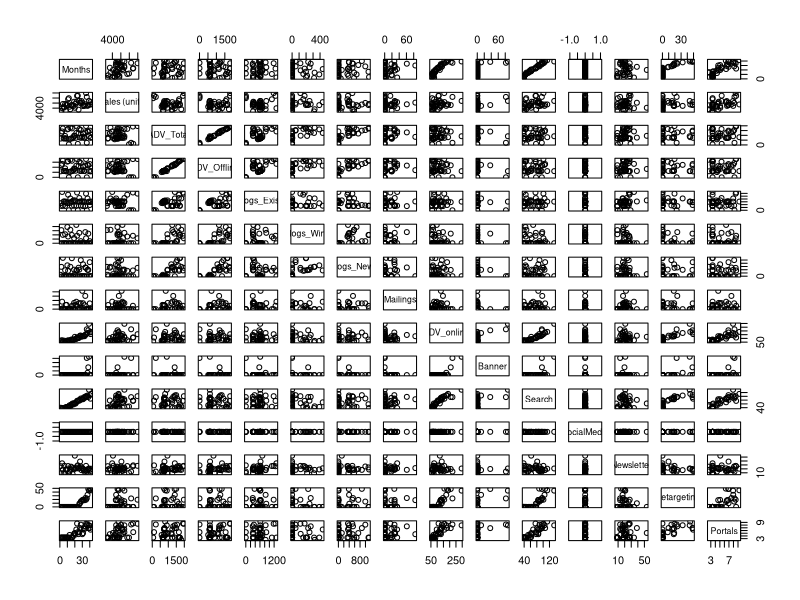
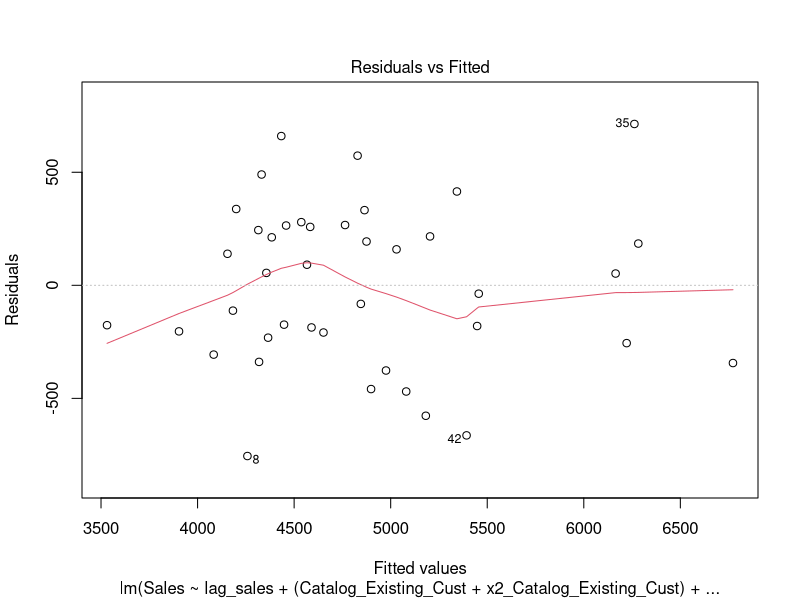
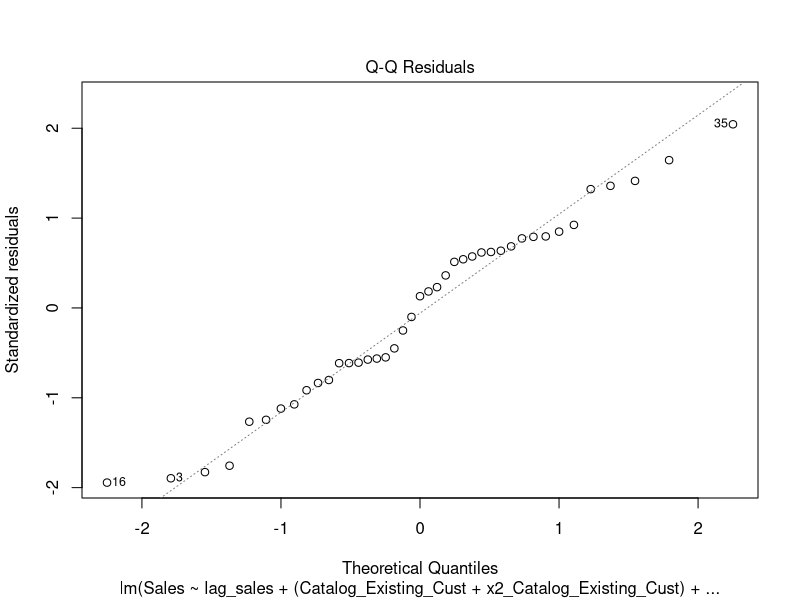
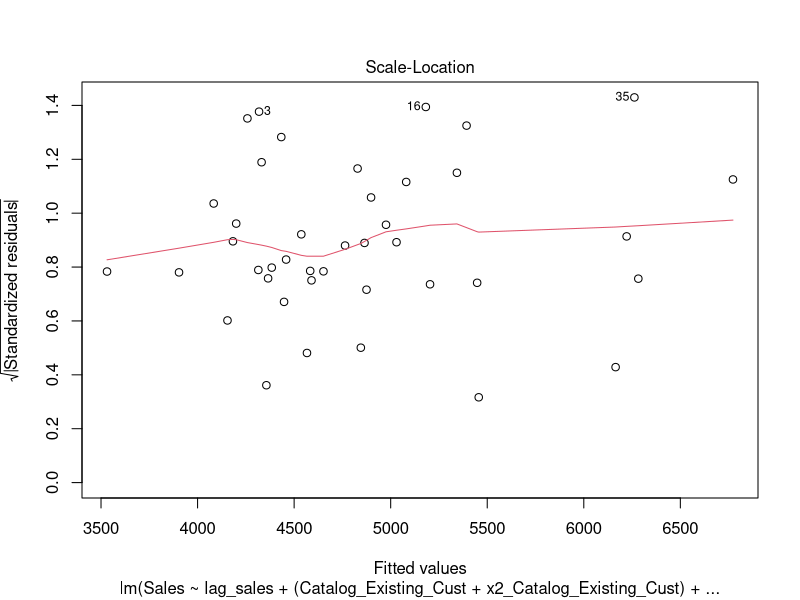
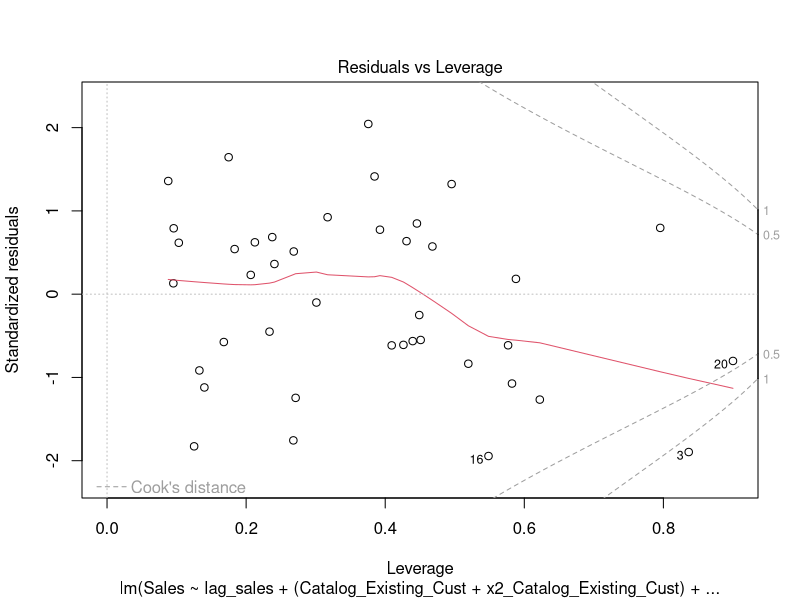
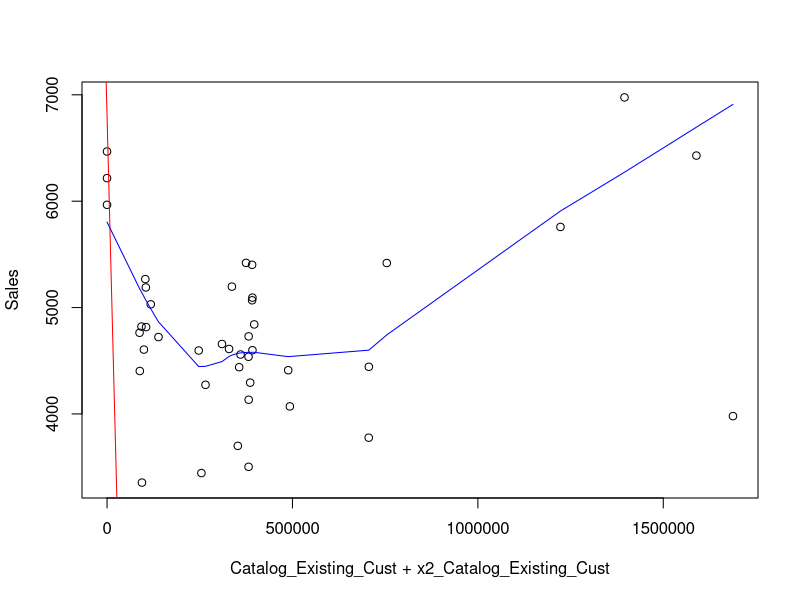

Here is the R script that generated these plots, in order:
library(dplyr)

rm(list=ls())
library(readxl)
library(Hmisc) 
options(scipen=999)
#load data
multdata <- read_excel("Multimedia.xlsx")

plot(multdata)

#obtain summary stats for the data
summary(multdata)
colnames(multdata)

#Generate the Variables of interest
Sales<-multdata$`Sales (units)`
Lag_Sales<-Lag(Sales,shift=1) #creating the lag of sales value
Catalogs_ExistCust<-multdata$`Catalogs_ExistCust`
Catalogs_Winback<-multdata$`Catalogs_Winback`
Catalogs_NewCust<-multdata$`Catalogs_NewCust`
Mailings<-multdata$`Mailings`
Banner<-multdata$`Banner`
Search<-multdata$`Search`
SocialMedia<-multdata$`SocialMedia`
Newsletter<-multdata$`Newsletter`
Retargeting<-multdata$`Retargeting`
Portals<-multdata$`Portals`
ADV_Total <- multdata$`ADV_Total`
ADV_Offline <- multdata$`ADV_Offline`
ADV_Offline <- multdata$`Catalogs_Winback`

Sq_Catalogs_ExistCust=sqrt(Catalogs_ExistCust)
Sq_Catalogs_Winback=sqrt(Catalogs_Winback)
Sq_Catalogs_NewCust=sqrt(Catalogs_NewCust)
Sq_Mailings=sqrt(Mailings)
Sq_Banner=sqrt(Banner)
Sq_Search=sqrt(Search)
Sq_SocialMedia=sqrt(SocialMedia)
Sq_Newsletter=sqrt(Newsletter)
Sq_Retargeting=sqrt(Retargeting)
Sq_Portals=sqrt(Portals)
Sq_ADV_Total <- sqrt(ADV_Total)
Sq_ADV_Offline <- sqrt(ADV_Offline)
Sq_ADV_Offline <- sqrt(Catalogs_Winback)

Log_Sales<-log(multdata$`Sales (units)`)
Lag_Log_Sales<-Lag(Log_Sales,shift=1) #creating the lag of sales value

#Diminishing Returns
Log_Catalogs_ExistCust=log(Catalogs_ExistCust+1)
Log_Catalogs_Winback=log(Catalogs_Winback+1)
Log_Catalogs_NewCust=log(Catalogs_NewCust+1)
Log_Mailings=log(Mailings+1)
Log_Banner=log(Banner+1)
Log_Search=log(Search+1)
Log_SocialMedia=log(SocialMedia+1)
Log_Newsletter=log(Newsletter+1)
Log_Retargeting=log(Retargeting+1)
Log_Portals=log(Portals+1)
Log_ADV_Total <- log(ADV_Total)
Log_ADV_Offline <- log(ADV_Offline)
Log_ADV_Offline <- sqrt(Catalogs_Winback)

Sales<-multdata$`Sales (units)`
lag_sales<-Lag(Sales,shift=1) #creating the lag of sales value
Catalog_Existing_Cust <-multdata$Catalogs_ExistCust
Catalogs_Winback <-  multdata$Catalogs_Winback
Catalogs_NewCust <-multdata$Catalogs_NewCust
Portals <- multdata$Portals
search <- multdata$Search
Newsletter <- multdata$Newsletter

#Diminishing Returns
sq_Catalog_Existing_Cust=sqrt(Catalog_Existing_Cust)
sq_Catalogs_Winback=sqrt(Catalogs_Winback)
sq_Catalogs_NewCust=sqrt(Catalogs_NewCust)
sq_Portals=sqrt(Portals)
sq_search=sqrt(search)
sq_newsletter = sqrt(Newsletter)

#Quadratic Functions
x2_lag_sales<-lag_sales^2
x2_Catalog_Existing_Cust <- Catalog_Existing_Cust^2
x2_Catalogs_Winback <-  Catalogs_Winback^2
x2_Catalogs_NewCust <- Catalogs_NewCust^2
x2_Portals <- Portals^2
x2_search <- search^2
x2_Newsletter <- Newsletter^2

x3_Catalogs_NewCust = Catalogs_NewCust^3

######## MIXED MODEL ###########
mix_model = lm(Sales~lag_sales+(Catalog_Existing_Cust+x2_Catalog_Existing_Cust)+(Catalogs_Winback+x2_Catalogs_Winback)
               +(Catalogs_NewCust+x2_Catalogs_NewCust)+Portals+(Newsletter+x2_Newsletter)+
                 (Catalogs_Winback*Newsletter)+(Catalog_Existing_Cust*Portals)+(Catalog_Existing_Cust*Catalogs_Winback)
               +(Catalogs_Winback*Portals))
summary(mix_model)
AIC(mix_model)
BIC(mix_model)


plot(mix_model)
plot(x = Catalog_Existing_Cust+x2_Catalog_Existing_Cust, y = Sales)
abline(mix_model, col = "red")
lines(lowess(Catalog_Existing_Cust+x2_Catalog_Existing_Cust, Sales),col = "blue")

lambda <- -0.1358559
beta_Catalog_Existing_Cust <- -6.1069735
beta_x2_Catalog_Existing_Cust <- 0.0025305
beta_Catalogs_Winback <- -2.3322462
beta_x2_Catalogs_Winback <- -0.0135679
beta_Catalogs_NewCust <- -0.5304783
beta_x2_Catalogs_NewCust <- -0.0005790
beta_Portals <- 13.7744472
beta_Newsletter <- 19.3165368
beta_x2_Newsletter <-  -0.3354991
beta_Catalogs_WinbackNewsletter <- 0.5984923
beta_Catalog_Existing_CustPortals <- 0.2993294
beta_Catalog_Existing_CustCatalogs_Winback <- 0.0009317
beta_Catalogs_WinbackPortals <- -0.8001835

##elasticity

elasticity_ExistCust <- (beta_Catalog_Existing_Cust + 
                               2*beta_x2_Catalog_Existing_Cust*mean(na.omit(Catalog_Existing_Cust)) + 
                               beta_Catalog_Existing_CustPortals*mean(na.omit(Portals)) + 
                               beta_Catalog_Existing_CustCatalogs_Winback*mean(na.omit(Catalogs_Winback)))*
                              (mean(na.omit(Catalog_Existing_Cust)))/((1-lambda)*(mean(na.omit(Sales)))) 

elasticity_Winback <- (beta_Catalogs_Winback + 
                         2*beta_x2_Catalogs_Winback*mean(na.omit(Catalogs_Winback)) + 
                         beta_Catalogs_WinbackPortals*mean(na.omit(Portals)) +
                         beta_Catalogs_WinbackNewsletter*mean(na.omit(Newsletter)) + 
                         beta_Catalog_Existing_CustCatalogs_Winback*mean(na.omit(Catalog_Existing_Cust)))*
                        (mean(na.omit(Catalogs_Winback)))/((1-lambda)*(mean(na.omit(Sales)))) 

elasticity_NewCust <- (beta_Catalogs_NewCust + 
                         2*beta_x2_Catalogs_NewCust*mean(na.omit(Catalogs_NewCust)))*
                      (mean(na.omit(Catalogs_NewCust)))/((1-lambda)*(mean(na.omit(Sales)))) 

elasticity_Newsletter <- (beta_Newsletter + 
                         2*beta_x2_Newsletter*mean(na.omit(Newsletter))+
                         beta_Catalogs_WinbackNewsletter*mean(na.omit(Catalogs_Winback)))*
                        (mean(na.omit(Newsletter)))/((1-lambda)*(mean(na.omit(Sales)))) 

elasticity_Portals <- (beta_Portals + 
                         beta_Catalogs_WinbackPortals*mean(na.omit(Catalogs_Winback)) +
                         beta_Catalog_Existing_CustPortals*mean(na.omit(Catalog_Existing_Cust)))* 
                         (mean(na.omit(Portals)))/((1-lambda)*(mean(na.omit(Sales)))) 





##allocation 
allocation_ExistCust <- elasticity_ExistCust/(elasticity_ExistCust + elasticity_Winback + elasticity_NewCust + elasticity_Newsletter + elasticity_Portals)

allocation_Winback <- elasticity_Winback/(elasticity_ExistCust + elasticity_Winback + elasticity_NewCust + elasticity_Newsletter + elasticity_Portals)

allocation_NewCust <- elasticity_NewCust/(elasticity_ExistCust + elasticity_Winback + elasticity_NewCust + elasticity_Newsletter + elasticity_Portals)

allocation_Newsletter <- elasticity_Newsletter/(elasticity_ExistCust + elasticity_Winback + elasticity_NewCust + elasticity_Newsletter + elasticity_Portals)

allocation_Portals <- elasticity_Portals/(elasticity_ExistCust + elasticity_Winback + elasticity_NewCust + elasticity_Newsletter + elasticity_Portals)


sum(allocation_ExistCust,allocation_Winback,allocation_NewCust,allocation_Newsletter,allocation_Portals)

###absolute allocation
allocation_ExistCust <- abs(elasticity_ExistCust)/(abs(elasticity_ExistCust) + elasticity_Winback + abs(elasticity_NewCust) + elasticity_Newsletter + elasticity_Portals)

allocation_Winback <- elasticity_Winback/(abs(elasticity_ExistCust) + elasticity_Winback + abs(elasticity_NewCust) + elasticity_Newsletter + elasticity_Portals)

allocation_NewCust <- abs(elasticity_NewCust)/(abs(elasticity_ExistCust) + elasticity_Winback + abs(elasticity_NewCust) + elasticity_Newsletter + elasticity_Portals)

allocation_Newsletter <- elasticity_Newsletter/(abs(elasticity_ExistCust) + elasticity_Winback + abs(elasticity_NewCust) + elasticity_Newsletter + elasticity_Portals)

allocation_Portals <- elasticity_Portals/(abs(elasticity_ExistCust) + elasticity_Winback + abs(elasticity_NewCust) + elasticity_Newsletter + elasticity_Portals)


mix_model_without_synergy = lm(Sales~lag_sales+(Catalog_Existing_Cust+x2_Catalog_Existing_Cust)+(Catalogs_Winback+x2_Catalogs_Winback)
               +(Catalogs_NewCust+x2_Catalogs_NewCust)+Portals+(Newsletter+x2_Newsletter))
summary(mix_model_without_synergy)
AIC(mix_model_without_synergy)
BIC(mix_model_without_synergy)

lambda <- 0.1848562
beta_Catalog_Existing_Cust <- -3.3902921
beta_x2_Catalog_Existing_Cust <- 0.0024353
beta_Catalogs_Winback <- 8.4052391
beta_x2_Catalogs_Winback <- -0.0184074
beta_Catalogs_NewCust <- -1.9810836
beta_x2_Catalogs_NewCust <- 0.0010301
beta_Portals <- 144.0646054
beta_Newsletter <- 65.7464925
beta_x2_Newsletter <-  -1.1153456


elasticity_ExistCust <- (beta_Catalog_Existing_Cust + 
                           2*beta_x2_Catalog_Existing_Cust*mean(na.omit(Catalog_Existing_Cust)))*
  (mean(na.omit(Catalog_Existing_Cust)))/((1-lambda)*(mean(na.omit(Sales)))) 

elasticity_Winback <- (beta_Catalogs_Winback + 
                         2*beta_x2_Catalogs_Winback*mean(na.omit(Catalogs_Winback)))*
  (mean(na.omit(Catalogs_Winback)))/((1-lambda)*(mean(na.omit(Sales)))) 

elasticity_NewCust <- (beta_Catalogs_NewCust + 
                         2*beta_x2_Catalogs_NewCust*mean(na.omit(Catalogs_NewCust)))*
  (mean(na.omit(Catalogs_NewCust)))/((1-lambda)*(mean(na.omit(Sales)))) 

elasticity_Newsletter <- (beta_Newsletter + 
                            2*beta_x2_Newsletter*mean(na.omit(Newsletter)))*
  (mean(na.omit(Newsletter)))/((1-lambda)*(mean(na.omit(Sales)))) 

elasticity_Portals <- (beta_Portals)* (mean(na.omit(Portals)))/((1-lambda)*(mean(na.omit(Sales)))) 


allocation_ExistCust <- elasticity_ExistCust/(elasticity_ExistCust + elasticity_Winback + elasticity_NewCust + elasticity_Newsletter + elasticity_Portals)

allocation_Winback <- elasticity_Winback/(elasticity_ExistCust + elasticity_Winback + elasticity_NewCust + elasticity_Newsletter + elasticity_Portals)

allocation_NewCust <- elasticity_NewCust/(elasticity_ExistCust + elasticity_Winback + elasticity_NewCust + elasticity_Newsletter + elasticity_Portals)

allocation_Newsletter <- elasticity_Newsletter/(elasticity_ExistCust + elasticity_Winback + elasticity_NewCust + elasticity_Newsletter + elasticity_Portals)

allocation_Portals <- elasticity_Portals/(elasticity_ExistCust + elasticity_Winback + elasticity_NewCust + elasticity_Newsletter + elasticity_Portals)


sum(allocation_ExistCust,allocation_Winback,allocation_NewCust,allocation_Newsletter,allocation_Portals)



                                                                                                                                                                                                                                                                         
                                                                                                                                                                                                                                                                                                               
